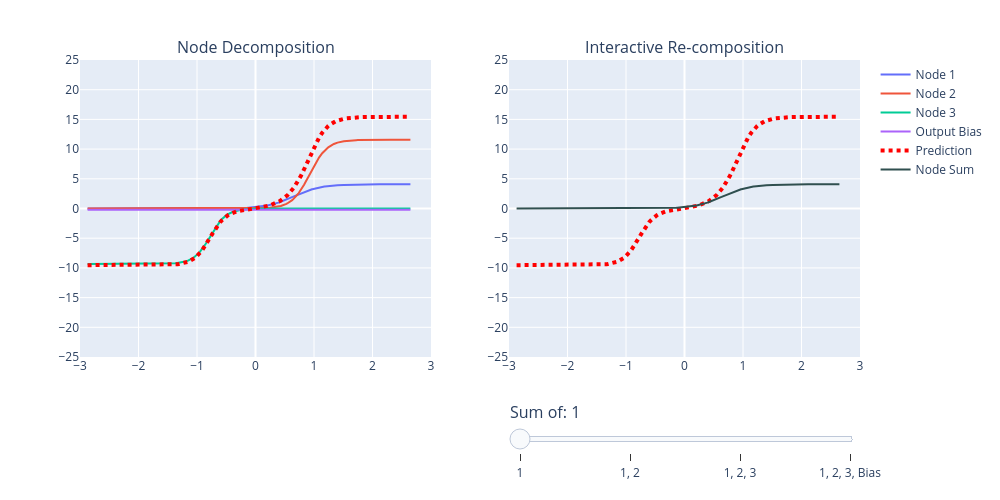

The notebook cell this image was saved under:
### Markdown cell above
دو عددی را که بالا چاپ شد مقایسه کنید. منحنی بینقص نیست، اما نکته *شکل* است: مدل حالا
میتواند بپیچد. هر نرون پنهان یک سیگموید به جمع میدهد

$$\hat y = \sum_{j=1}^{3} w^{(2)}_j\,\sigma\big(w^{(1)}_j x+b^{(1)}_j\big)+b^{(2)},$$

و شکل پایین این سهمها را جدا میکند، با لغزندهای که آنها را یکییکی جمع میکند. این مفیدترین تصویر
درس است: **لایهٔ پنهان ویژگیهای غیرخطی میسازد، و لایهٔ خروجی یک مدل خطی روی آنها برازش میکند.**

### Code cell
plot_nodes(X_nl, p_nonlin, nonlin_model, x_range=[-3, 3], y_range=[-25, 25], dy=5)

### Figure 1 — Plotly figure (JSON) as saved in the notebook; plotly's stock layout.template omitted (floating-point values rounded to 4 significant figures; data arrays with more than 128 entries replaced by an {"elided": "..."} marker saying what was removed)
{"data": [{"mode": "lines", "name": "Node 1", "type": "scatter", "x": {"elided": "500 float values"}, "xaxis": "x", "y": {"elided": "500 float values"}, "yaxis": "y"}, {"mode": "lines", "name": "Node 2", "type": "scatter", "x": {"elided": "500 float values"}, "xaxis": "x", "y": {"elided": "500 float values"}, "yaxis": "y"}, {"mode": "lines", "name": "Node 3", "type": "scatter", "x": {"elided": "500 float values"}, "xaxis": "x", "y": {"elided": "500 float values"}, "yaxis": "y"}, {"mode": "lines", "name": "Output Bias", "type": "scatter", "x": {"elided": "500 float values"}, "xaxis": "x", "y": {"elided": "500 float values"}, "yaxis": "y"}, {"line": {"color": "red", "dash": "dot", "width": 4}, "mode": "lines", "name": "Prediction", "type": "scatter", "x": {"elided": "500 float values"}, "xaxis": "x", "y": {"elided": "500 float values"}, "yaxis": "y"}, {"line": {"color": "red", "dash": "dot", "width": 4}, "mode": "lines", "showlegend": false, "type": "scatter", "x": {"elided": "500 float values"}, "xaxis": "x2", "y": {"elided": "500 float values"}, "yaxis": "y2"}, {"line": {"color": "darkslategrey", "width": 2}, "mode": "lines", "name": "Node Sum", "type": "scatter", "x": {"elided": "500 float values"}, "xaxis": "x2", "y": {"elided": "500 float values"}, "yaxis": "y2"}], "layout": {"annotations": [{"font": {"size": 16}, "showarrow": false, "text": "Node Decomposition", "x": 0.225, "xanchor": "center", "xref": "paper", "y": 1.0, "yanchor": "bottom", "yref": "paper"}, {"font": {"size": 16}, "showarrow": false, "text": "Interactive Re-composition", "x": 0.775, "xanchor": "center", "xref": "paper", "y": 1.0, "yanchor": "bottom", "yref": "paper"}], "height": 500, "margin": {"t": 60}, "sliders": [{"currentvalue": {"font": {"size": 16}, "prefix": "Sum of: ", "visible": true}, "pad": {"b": 10, "l": 430, "t": 40}, "steps": [{"args": [["1"], {"frame": {"duration": 0, "easing": "linear", "redraw": false}, "transition": {"duration": 0, "easing": "linear"}}], "label": "1", "method": "animate"}, {"args": [["1, 2"], {"frame": {"duration": 0, "easing": "linear", "redraw": false}, "transition": {"duration": 0, "easing": "linear"}}], "label": "1, 2", "method": "animate"}, {"args": [["1, 2, 3"], {"frame": {"duration": 0, "easing": "linear", "redraw": false}, "transition": {"duration": 0, "easing": "linear"}}], "label": "1, 2, 3", "method": "animate"}, {"args": [["1, 2, 3, Bias"], {"frame": {"duration": 0, "easing": "linear", "redraw": false}, "transition": {"duration": 0, "easing": "linear"}}], "label": "1, 2, 3, Bias", "method": "animate"}]}], "width": 1000, "xaxis": {"anchor": "y", "domain": [0.0, 0.45], "dtick": 1, "range": [-3, 3], "tick0": -3}, "xaxis2": {"anchor": "y2", "domain": [0.55, 1.0], "dtick": 1, "range": [-3, 3], "tick0": -3}, "yaxis": {"anchor": "x", "domain": [0.0, 1.0], "dtick": 5, "range": [-25, 25], "tick0": -25}, "yaxis2": {"anchor": "x2", "domain": [0.0, 1.0], "dtick": 5, "range": [-25, 25], "tick0": -25}}}
